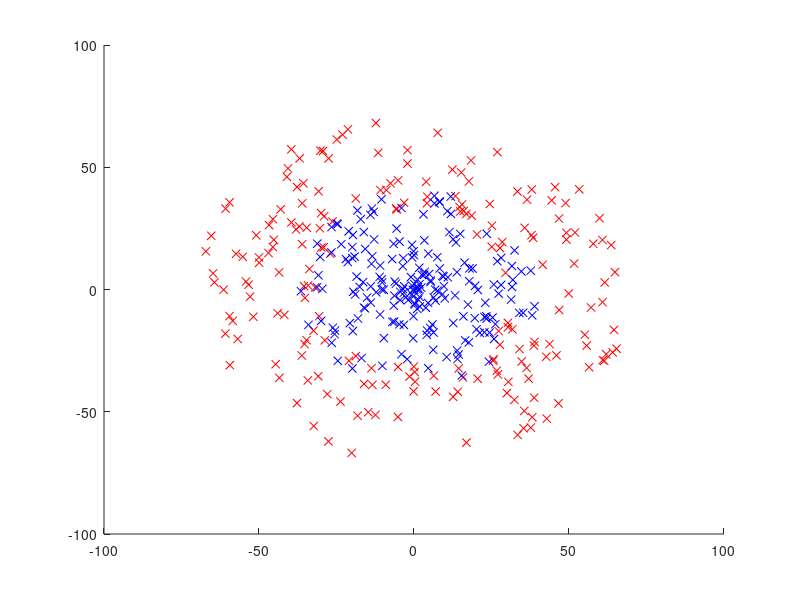

This chart was generated by the following MATLAB code: (Note: this script raises an error after producing the figure.)
clear;
close all;

d = load('data1.mat');
dat1 = d.dat;
% d = load('data2.mat');
% dat1 = d.dat;
% d = load('data3.mat');
% dat1 = d.dat;

% Parameters (the number of iterations that are done)
% Ts = [1 2 3 4 5 10 25 50 100 200 500];
Ts = [25];

plotAll = 1; 
% plotAll = 0; 
% 0: plot only accuracy for different T's
% 1: also plot results for single classifiers

% for storing accuracy of each round
accuracys = zeros(1,size(Ts,2));


% plot original data
if plotAll == 1
    figure();
    hold on;
    for i=1:size(dat1,1)
       if( dat1(i,3) == 1)
           plot(dat1(i,1),dat1(i,2),'bx')
       else
           plot(dat1(i,1),dat1(i,2),'rx')
       end
    end
    hold off;
end

for round=1:size(Ts,2)
    
    

    T = Ts(1,round); % number of iterations/weak classifiers
    numSamples = size(dat1,1);



    h = zeros(T,3);
    % weak classifiers
    % one row for each iteration
    % three columns per classifier: 
    %   first indicates if horizontal (1) or vertical (2)
    %   second is for the position on the axis
    %   third is 1 if positive samples are above/right of the line, 2 otherwise
    % e.g. (1 20) means a horizontal line crossing the Y-axis at y=20

    alphas = zeros(1,T);
    % betas = zeros(1,T);

    w = zeros(T+1,numSamples); 
    % weights
    % one line for each itereation
    % one column for each sample-point

    w(1,:) = ones(1,numSamples)/numSamples;

    for t=1:T

        % find best classifier

        [h1 h2 h3 error correctOnes] = findBestClassifier(dat1,w(t,:));

        h(t,:) = [h1 h2 h3];
        beta = error/(1-error);
        alphas(1,t) = -log(beta);

        % compute new weights
        w(t+1,:) = w(t,:) .* ( (beta.*ones(1,numSamples)) .^ (correctOnes==1) );


        % normalize weights (so that sum = 1)
        w(t+1,:) = w(t+1,:) ./ sum(w(t+1,:));

    end

    % plot classifier result
    if plotAll == 1

        minX = min(dat1(:,1));
        maxX = max(dat1(:,1));
        minY = min(dat1(:,2));
        maxY = max(dat1(:,2));

        [X,Y] = meshgrid(minX:1:maxX,minY:1:maxY); 
        out = getHypothesis(h,alphas,X,Y);

        % plot 3D (exact response value)
        figure();
        mesh(X,Y,out)
        hold off;

        % plot 2D (only positive or negative)
        figure()
        hold on;
        for r=1:5:maxY-minY
           for c=1:5:maxX-minX
               if out(r,c) > 0
                   plot(X(r,c),Y(r,c),'g+');
               else
                   plot(X(r,c),Y(r,c),'rx');
               end
           end
        end
        hold off;
    end
    


    tp=0;
    fp=0;
    tn=0;
    fn=0;

    if plotAll==1
        figure();
        hold on;
    end
    
    for i=1:size(dat1,1)

        if i==200
            a=5;
        end
        x = dat1(i,1);
        y = dat1(i,2);
        truth = dat1(i,3);
       hypot = getHypothesis(h,alphas,x,y);
       if( hypot > 0)
           if truth > 0
               if plotAll == 1
                   plot(x,y,'g+')
               end
               tp=tp+1;
           else
               if plotAll ==1
                   plot(x,y,'m+')
               end
               fp=fp+1;
           end

       else
           if truth < 0
               if plotAll ==1
                   plot(x,y,'bx')
               end
               tn=tn+1;
           else
               if plotAll ==1
                   plot(x,y,'rx')
               end
               fn=fn+1;
           end

       end
    end
    if plotAll ==1
        hold off;
    end
    
    accuracys(round) = (tp+tn)/(tp+tn+fp+fn);

end



figure();
semilogx(Ts,accuracys,'rx-');

figure();
plot(Ts,accuracys,'rx-');


